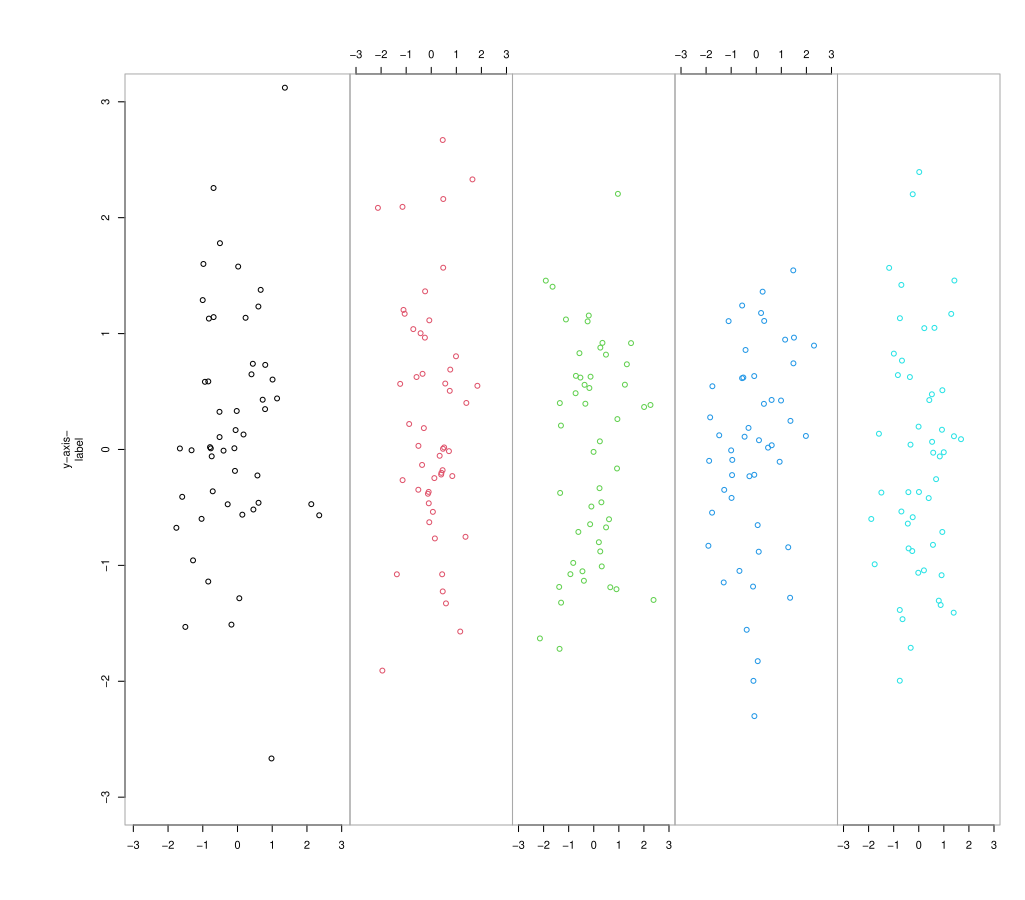

Write R code to recreate this figure.
layout(matrix(data=c(1,2,3,4,5), nrow=1, ncol = 5),
       widths = c(2,1,1,1,1), heights=c(1,1))
# We define the layout of the graph in 5 columns
# The first column has twice the width of other columns

par(mai=c(0.5,1,0.5,0),omi=c(0.25,0.25,0.25,0.25))
x<-rnorm(50)
y<-rnorm(50)
plot(x,y,axes=F,col=1,xlim=c(-3,3),ylim=c(-3,3),
     xlab="",ylab="y-axis-\nlabel")
axis(1)
axis(2)
box(lty='solid',col='darkgrey')
par(mai=c(0.5,0,0.5,0))
for (i in 2:5)
{
x<-rnorm(50)
y<-rnorm(50)
plot(x,y,axes=F,col=i,xlim=c(-3,3),ylim=c(-3,3),xlab="")
if (i %% 2 == 0) {axis(3)} else {axis(1)}
box(lty='solid',col='darkgrey')
}
